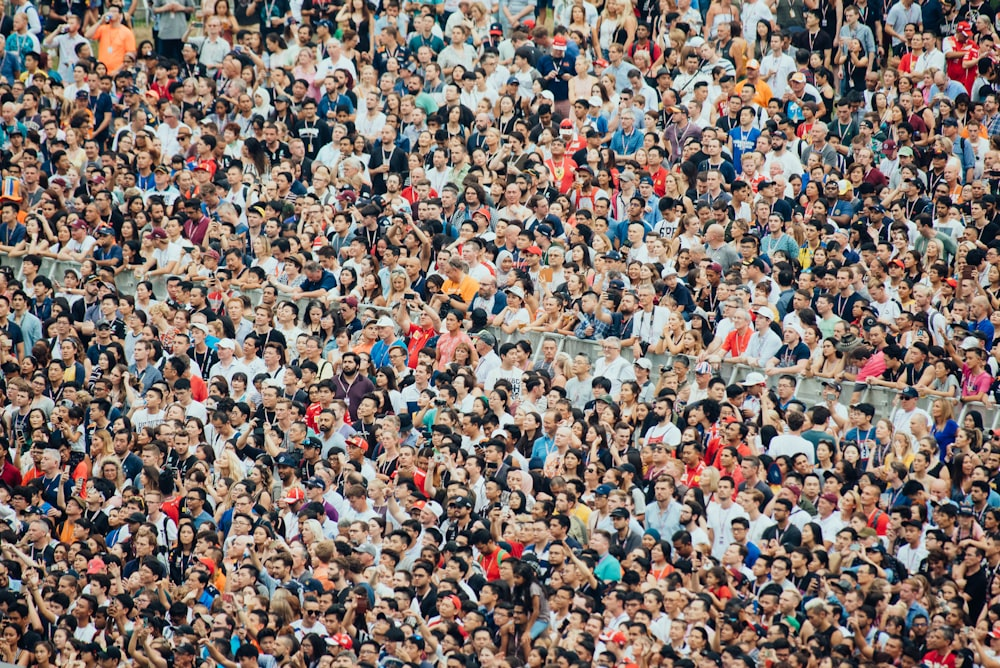
#> input picture uploads/cv1.jpeg, 1000 x 668 px
$ python -i crowd_analysis.py   (imports and definitions only)
#> lines starting #> are read from the running program, lines starting #| are printed output that depends on the picture; after the words box and inside, x2 and y2 are one past the last pixel; in counts of white or black regions, pixels touching at a corner belong together
# [25 lines of commented-out code are left out]
import cv2

def analyze_crowd(image_path):
    # Load image
#> called with image_path = 'uploads/cv1.jpeg'
    image = cv2.imread(image_path)
#> image is the input picture: shape (668, 1000, 3); mean B, G, R 110.1, 116.9, 132.4
    gray = cv2.cvtColor(image, cv2.COLOR_BGR2GRAY)
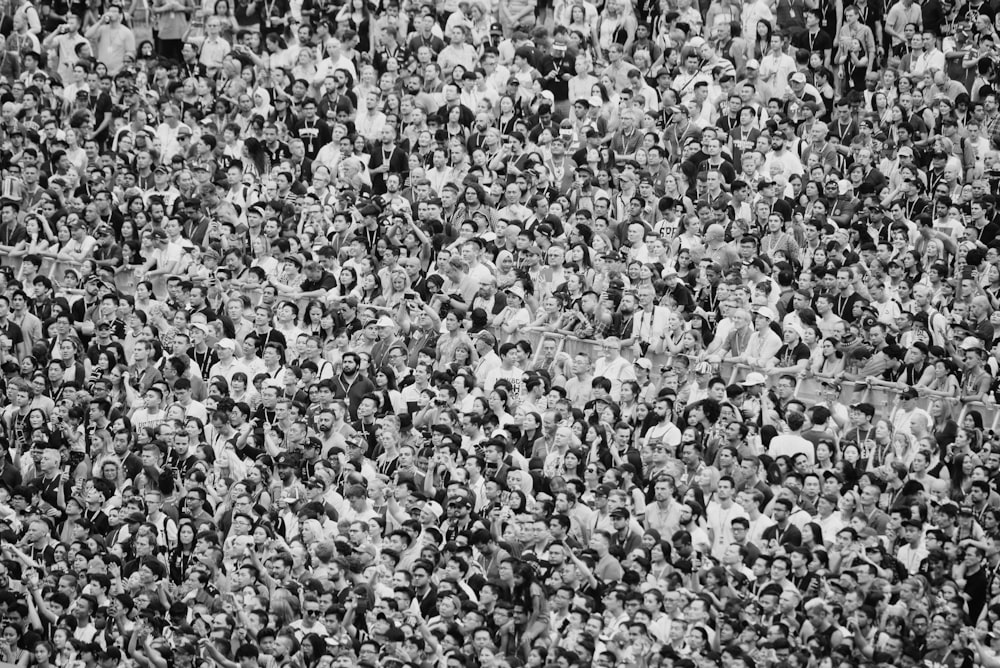
#> gray: shape (668, 1000); min 0, max 251, mean 120.7

    # Blur to reduce noise
    blur = cv2.GaussianBlur(gray, (5, 5), 0)

    # Threshold to highlight potential people blobs
    _, thresh = cv2.threshold(blur, 127, 255, cv2.THRESH_BINARY_INV)
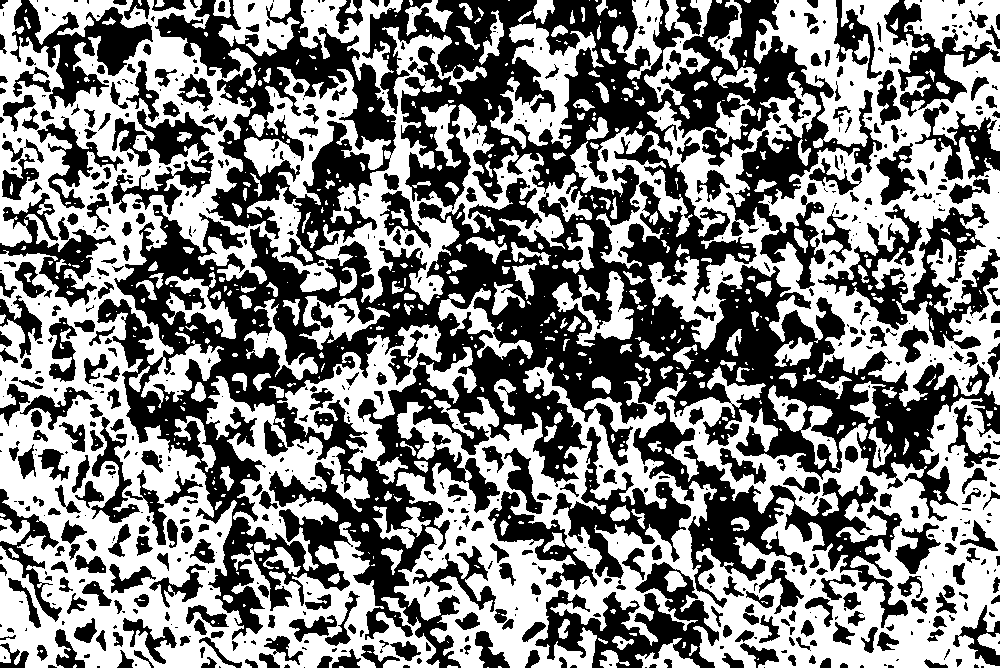
#> thresh: shape (668, 1000); 50.9% white; 803 black regions (403 under 20 px)

    # Find contours (blobs)
    contours, _ = cv2.findContours(thresh, cv2.RETR_EXTERNAL, cv2.CHAIN_APPROX_SIMPLE)
#> contours = 586 contours, 405 with area under 20; largest, box (x1, y1, x2, y2) and area: (0, 0, 440, 668) 126585, (394, 357, 1000, 668) 117328, (570, 0, 1000, 407) 64362, (300, 0, 592, 305) 19398, (206, 376, 370, 571) 8443

    # Calculate total area covered by contours
    crowd_area = sum(cv2.contourArea(c) for c in contours)
#> crowd_area = 399107.5
    total_area = image.shape[0] * image.shape[1]
#> total_area = 668000

    # Crowd density as percentage of image area
    density = (crowd_area / total_area) * 100
#> density = 59.75

    # Alert based on density
    if density > 15:  # Adjust threshold based on testing
        alert = "High Crowd Density! Possible Risk!"
    else:
        alert = "Crowd is Normal."

    return density, alert


# [33 lines of commented-out code are left out]

>>> result = analyze_crowd('uploads/cv1.jpeg')
#> result = (59.75, 'High Crowd Density! Possible Risk!')
